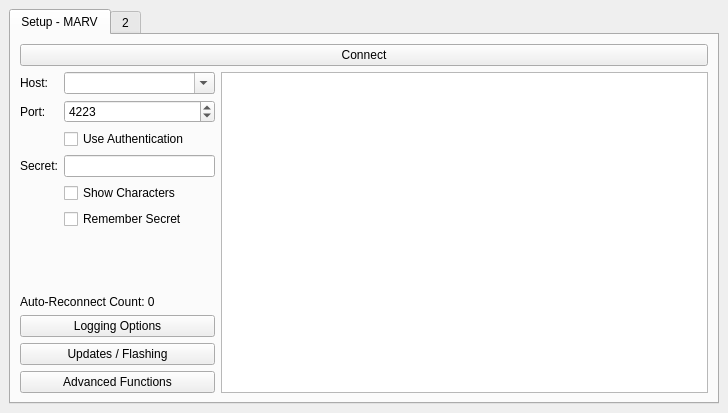
<?xml version="1.0" encoding="UTF-8"?>
<ui version="4.0">
 <class>MainWindow</class>
 <widget class="QMainWindow" name="MainWindow">
  <property name="geometry">
   <rect>
    <x>0</x>
    <y>0</y>
    <width>728</width>
    <height>413</height>
   </rect>
  </property>
  <property name="windowTitle">
   <string>MainWindow</string>
  </property>
  <widget class="QWidget" name="centralwidget">
   <layout class="QVBoxLayout" name="verticalLayout">
    <item>
     <widget class="QTabWidget" name="tab_widget">
      <property name="currentIndex">
       <number>0</number>
      </property>
      <widget class="QWidget" name="tab_setup">
       <attribute name="title">
        <string>Setup - MARV</string>
       </attribute>
       <layout class="QHBoxLayout" name="horizontalLayout">
        <item>
         <layout class="QGridLayout" name="gridLayout">
          <item row="4" column="0">
           <widget class="QLabel" name="label_secret">
            <property name="text">
             <string>Secret:</string>
            </property>
           </widget>
          </item>
          <item row="3" column="1">
           <widget class="QCheckBox" name="checkbox_authentication">
            <property name="text">
             <string>Use Authentication</string>
            </property>
           </widget>
          </item>
          <item row="4" column="1">
           <widget class="QLineEdit" name="edit_secret">
            <property name="maxLength">
             <number>64</number>
            </property>
           </widget>
          </item>
          <item row="8" column="0" colspan="2">
           <widget class="QLabel" name="label_auto_reconnects">
            <property name="text">
             <string>Auto-Reconnect Count: 0</string>
            </property>
           </widget>
          </item>
          <item row="6" column="1">
           <widget class="QCheckBox" name="checkbox_remember_secret">
            <property name="toolTip">
             <string>Warning: Secret is stored in plain text without any protection!</string>
            </property>
            <property name="text">
             <string>Remember Secret</string>
            </property>
           </widget>
          </item>
          <item row="5" column="1">
           <widget class="QCheckBox" name="checkbox_secret_show">
            <property name="text">
             <string>Show Characters</string>
            </property>
           </widget>
          </item>
          <item row="11" column="0" colspan="2">
           <widget class="QPushButton" name="button_advanced">
            <property name="text">
             <string>Advanced Functions</string>
            </property>
           </widget>
          </item>
          <item row="10" column="0" colspan="2">
           <widget class="QPushButton" name="button_flashing">
            <property name="text">
             <string>Updates / Flashing</string>
            </property>
           </widget>
          </item>
          <item row="0" column="0" colspan="3">
           <widget class="QPushButton" name="button_connect">
            <property name="text">
             <string>Connect</string>
            </property>
           </widget>
          </item>
          <item row="1" column="1">
           <widget class="QComboBox" name="combo_host">
            <property name="editable">
             <bool>true</bool>
            </property>
            <property name="insertPolicy">
             <enum>QComboBox::NoInsert</enum>
            </property>
            <property name="sizeAdjustPolicy">
             <enum>QComboBox::AdjustToMinimumContentsLength</enum>
            </property>
           </widget>
          </item>
          <item row="1" column="0">
           <widget class="QLabel" name="label">
            <property name="sizePolicy">
             <sizepolicy hsizetype="Fixed" vsizetype="Preferred">
              <horstretch>0</horstretch>
              <verstretch>0</verstretch>
             </sizepolicy>
            </property>
            <property name="text">
             <string>Host:</string>
            </property>
           </widget>
          </item>
          <item row="7" column="0" colspan="2">
           <spacer name="verticalSpacer">
            <property name="orientation">
             <enum>Qt::Vertical</enum>
            </property>
            <property name="sizeHint" stdset="0">
             <size>
              <width>195</width>
              <height>40</height>
             </size>
            </property>
           </spacer>
          </item>
          <item row="2" column="1">
           <widget class="QSpinBox" name="spinbox_port">
            <property name="minimum">
             <number>1</number>
            </property>
            <property name="maximum">
             <number>65535</number>
            </property>
            <property name="value">
             <number>4223</number>
            </property>
           </widget>
          </item>
          <item row="2" column="0">
           <widget class="QLabel" name="label_2">
            <property name="sizePolicy">
             <sizepolicy hsizetype="Fixed" vsizetype="Preferred">
              <horstretch>0</horstretch>
              <verstretch>0</verstretch>
             </sizepolicy>
            </property>
            <property name="text">
             <string>Port:</string>
            </property>
           </widget>
          </item>
          <item row="1" column="2" rowspan="11">
           <widget class="QTreeView" name="tree_view">
            <property name="sizePolicy">
             <sizepolicy hsizetype="Expanding" vsizetype="Expanding">
              <horstretch>1</horstretch>
              <verstretch>0</verstretch>
             </sizepolicy>
            </property>
            <property name="indentation">
             <number>10</number>
            </property>
           </widget>
          </item>
          <item row="9" column="0" colspan="2">
           <widget class="QPushButton" name="button_logging">
            <property name="text">
             <string>Logging Options</string>
            </property>
           </widget>
          </item>
         </layout>
        </item>
       </layout>
      </widget>
      <widget class="QWidget" name="tab_2">
       <attribute name="title">
        <string>2</string>
       </attribute>
      </widget>
     </widget>
    </item>
   </layout>
  </widget>
 </widget>
 <resources/>
 <connections/>
</ui>
